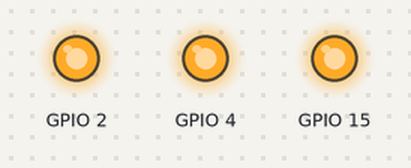
A program run on a simulated ESP32 board running MicroPython. Shown: output pins drawn as LEDs (lit = HIGH). Threads take turns every 2 ms.

Above: at 0.2 s.
At 1.2 s:
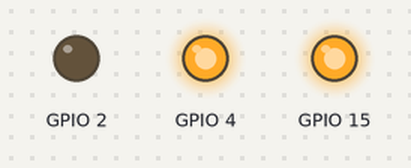
At 1.7 s:
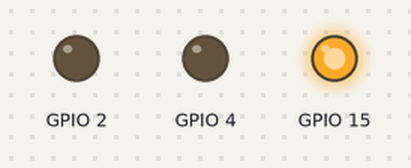
At 2.2 s:
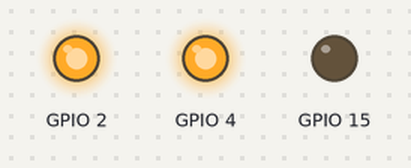
At 3.2 s:
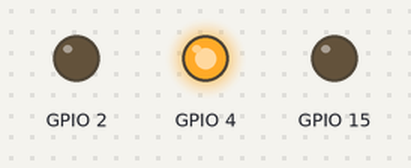
At 4.7 s:
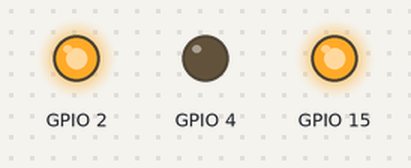
Timing chart, 0 to 5.2 s (numbered marks = the images above):
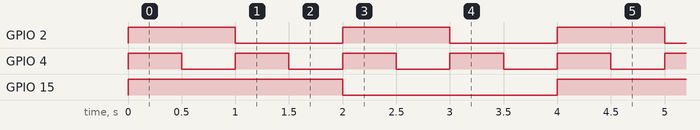

Measured:
- by itself, GPIO 2: alternates HIGH for 1.0 s and LOW for 1.0 s
- by itself, GPIO 4: alternates HIGH for 0.50 s and LOW for 0.50 s
- by itself, GPIO 15: alternates HIGH for 2.0 s and LOW for 2.0 s

The program:

nuevoejemploHilos.py
```python
import _thread
import time
from machine import Pin


def ActivarLed(pin,t):
    led = Pin(pin, Pin.OUT)
    tiempo=t
    while True:
        led.on()
        time.sleep(tiempo)
        led.off()
        time.sleep(tiempo)

_thread.start_new_thread(ActivarLed, (2,1))
_thread.start_new_thread(ActivarLed, (4,0.5))
_thread.start_new_thread(ActivarLed, (15,2))
```
